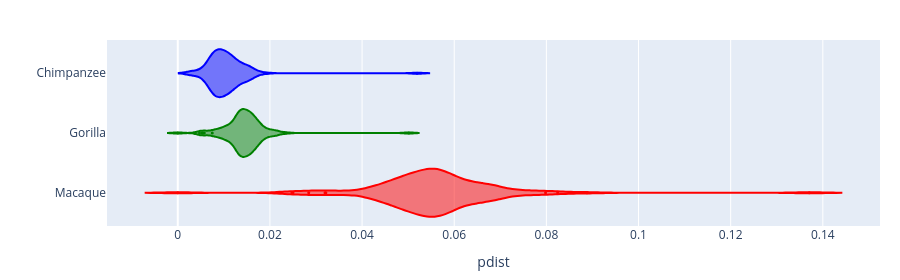

The notebook cell saved with this chart:
### Code cell
import pandas as pd
import plotly.express as px
from rich.progress import track
import pathlib
import cogent3

paths = {
    "human_chimp": pathlib.Path('/home/richard/source/madb_data/thesis_data/human_chimp/ensembl_alignments/'),
    "human_gorilla": pathlib.Path('/home/richard/source/madb_data/thesis_data/human_gorilla/ensembl_alignments/'),
    "human_macaque": pathlib.Path('/home/richard/source/madb_data/thesis_data/human_macaque/ensembl_alignments/')
}

pdists = []

for pair, path in paths.items():
    for fn in track(list(path.glob('*.fa')), description=f"Processing {pair}"):
        aln = cogent3.load_aligned_seqs(fn, moltype='dna')
        pdist = aln.distance_matrix(calc='pdist')
        pdists.append((pair, pdist[0, 1]))

df = pd.DataFrame(pdists, columns=["Pair", "Distance"])

# Rename comparison groups
df["Pair"] = df["Pair"].map({
    "human_chimp": "Chimpanzee",
    "human_gorilla": "Gorilla",
    "human_macaque": "Macaque"
})

# Create violin plot
fig = px.violin(
    df,
    x="Distance",
    y="Pair",
    orientation='h',
    labels={"Distance": "pdist", "Pair": ""},
    color="Pair",
    color_discrete_map={
        "Chimpanzee": "blue",
        "Gorilla": "green",
        "Macaque": "red"
    }
)

fig.update_layout(
    violinmode='overlay',
    yaxis=dict(categoryorder="array", categoryarray=["Macaque", "Gorilla", "Chimpanzee"]),
    margin=dict(l=60, r=20, t=40, b=40),
    height=280
)

fig.update_traces(width=0.8, marker=dict(size=3), showlegend=False)

# Save figure
figures_dir = pathlib.Path("..") / "figures"
figures_dir.mkdir(parents=True, exist_ok=True)
fig.write_image(figures_dir / "pdist_pairs.png")
fig.show()

### Figure 1 — Plotly figure (JSON) as saved in the notebook; plotly's stock layout.template omitted (floating-point values rounded to 4 significant figures)
{"data": [{"alignmentgroup": "True", "box": {"visible": false}, "hovertemplate": "=%{y}<br>pdist=%{x}<extra></extra>", "legendgroup": "Chimpanzee", "marker": {"color": "blue", "size": 3}, "name": "Chimpanzee", "offsetgroup": "Chimpanzee", "orientation": "h", "scalegroup": "True", "showlegend": false, "type": "violin", "width": 0.8, "x": [0.009084, 0.01099, 0.009047, 0.01333, 0.007488, 0.01143, 0.01237, 0.007353, 0.007978, 0.008931, 0.007972, 0.009368, 0.01253, 0.006552, 0.00283, 0.008138, 0.01549, 0.0109, 0.007149, 0.01031, 0.01508, 0.01525, 0.005542, 0.005296, 0.009892, 0.01213, 0.01451, 0.01258, 0.008287, 0.01284, 0.007647, 0.01058, 0.006868, 0.01052, 0.007961, 0.01105, 0.01053, 0.007874, 0.007528, 0.007418, 0.01572, 0.00918, 0.008562, 0.008588, 0.01335, 0.008972, 0.01105, 0.007571, 0.01139, 0.01585, 0.05194, 0.01578, 0.008698, 0.003057, 0.01104, 0.01227, 0.0102, 0.007489, 0.01464, 0.01335, 0.004266, 0.007395, 0.0124, 0.01212, 0.01022, 0.005353, 0.01013, 0.007026, 0.01295, 0.01195, 0.01106, 0.009297, 0.007774, 0.007996, 0.006731, 0.008812, 0.01351, 0.002872, 0.007214, 0.007809, 0.006395, 0.0078, 0.009702, 0.01188, 0.01709, 0.009604, 0.009985, 0.009192, 0.016, 0.009576, 0.01195, 0.00885, 0.01118, 0.008674, 0.009481, 0.01027, 0.01884, 0.01435, 0.00864, 0.01109, 0.01054, 0.007747, 0.008343, 0.0154, 0.01016, 0.009962, 0.01254, 0.01147, 0.01434, 0.01444, 0.009993], "x0": " ", "xaxis": "x", "y": ["Chimpanzee", "Chimpanzee", "Chimpanzee", "Chimpanzee", "Chimpanzee", "Chimpanzee", "Chimpanzee", "Chimpanzee", "Chimpanzee", "Chimpanzee", "Chimpanzee", "Chimpanzee", "Chimpanzee", "Chimpanzee", "Chimpanzee", "Chimpanzee", "Chimpanzee", "Chimpanzee", "Chimpanzee", "Chimpanzee", "Chimpanzee", "Chimpanzee", "Chimpanzee", "Chimpanzee", "Chimpanzee", "Chimpanzee", "Chimpanzee", "Chimpanzee", "Chimpanzee", "Chimpanzee", "Chimpanzee", "Chimpanzee", "Chimpanzee", "Chimpanzee", "Chimpanzee", "Chimpanzee", "Chimpanzee", "Chimpanzee", "Chimpanzee", "Chimpanzee", "Chimpanzee", "Chimpanzee", "Chimpanzee", "Chimpanzee", "Chimpanzee", "Chimpanzee", "Chimpanzee", "Chimpanzee", "Chimpanzee", "Chimpanzee", "Chimpanzee", "Chimpanzee", "Chimpanzee", "Chimpanzee", "Chimpanzee", "Chimpanzee", "Chimpanzee", "Chimpanzee", "Chimpanzee", "Chimpanzee", "Chimpanzee", "Chimpanzee", "Chimpanzee", "Chimpanzee", "Chimpanzee", "Chimpanzee", "Chimpanzee", "Chimpanzee", "Chimpanzee", "Chimpanzee", "Chimpanzee", "Chimpanzee", "Chimpanzee", "Chimpanzee", "Chimpanzee", "Chimpanzee", "Chimpanzee", "Chimpanzee", "Chimpanzee", "Chimpanzee", "Chimpanzee", "Chimpanzee", "Chimpanzee", "Chimpanzee", "Chimpanzee", "Chimpanzee", "Chimpanzee", "Chimpanzee", "Chimpanzee", "Chimpanzee", "Chimpanzee", "Chimpanzee", "Chimpanzee", "Chimpanzee", "Chimpanzee", "Chimpanzee", "Chimpanzee", "Chimpanzee", "Chimpanzee", "Chimpanzee", "Chimpanzee", "Chimpanzee", "Chimpanzee", "Chimpanzee", "Chimpanzee", "Chimpanzee", "Chimpanzee", "Chimpanzee", "Chimpanzee", "Chimpanzee", "Chimpanzee"], "y0": " ", "yaxis": "y"}, {"alignmentgroup": "True", "box": {"visible": false}, "hovertemplate": "=%{y}<br>pdist=%{x}<extra></extra>", "legendgroup": "Gorilla", "marker": {"color": "green", "size": 3}, "name": "Gorilla", "offsetgroup": "Gorilla", "orientation": "h", "scalegroup": "True", "showlegend": false, "type": "violin", "width": 0.8, "x": [0.0145, 0.01465, 0.01663, 0.01636, 0.01067, 0.0154, 0.01472, 0.01498, 0.01004, 0.01317, 0.01627, 0.01183, 0.01428, 0.01354, 0.0149, 0.004717, 0.01166, 0.01351, 0.01877, 0.02102, 0.01764, 0.01339, 0.01791, 0.05015, 0.01671, 0.01084, 0.009928, 0.007488, 0.01971, 0.01494, 0.01501, 0.005495, 0.01409, 0.01388, 0.01329, 0.01755, 0.01474, 0.01286, 0.01057, 0.01334, 0.01889, 0.01681, 0.01099, 0.01334, 0.01229, 0.01228, 0.02092, 0.01354, 0.01291, 0.0103, 0.0155, 0.01519, 0.0, 0.01544, 0.005762, 0.01293, 0.01284, 0.01048, 0.01518, 0.009206, 0.0173, 0.008585, 0.008571, 0.01308, 0.01621, 0.01491, 0.01682, 0.007692, 0.01368, 0.01364, 0.01574, 0.0149, 0.01367, 0.01464, 0.005273, 0.01113, 0.01323, 0.008243, 0.014, 0.01649, 0.02076, 0.01641, 0.01676, 0.01272, 0.01404, 0.01562, 0.0116, 0.01299, 0.01553, 0.01703, 0.01583, 0.02334, 0.01712, 0.01448, 0.01563, 0.01419, 0.01603, 0.01808, 0.01888, 0.01297, 0.01322, 0.01607, 0.01681, 0.01344, 0.01384, 0.01363, 0.02132, 0.01868, 0.01552, 0.01734, 0.01537], "x0": " ", "xaxis": "x", "y": ["Gorilla", "Gorilla", "Gorilla", "Gorilla", "Gorilla", "Gorilla", "Gorilla", "Gorilla", "Gorilla", "Gorilla", "Gorilla", "Gorilla", "Gorilla", "Gorilla", "Gorilla", "Gorilla", "Gorilla", "Gorilla", "Gorilla", "Gorilla", "Gorilla", "Gorilla", "Gorilla", "Gorilla", "Gorilla", "Gorilla", "Gorilla", "Gorilla", "Gorilla", "Gorilla", "Gorilla", "Gorilla", "Gorilla", "Gorilla", "Gorilla", "Gorilla", "Gorilla", "Gorilla", "Gorilla", "Gorilla", "Gorilla", "Gorilla", "Gorilla", "Gorilla", "Gorilla", "Gorilla", "Gorilla", "Gorilla", "Gorilla", "Gorilla", "Gorilla", "Gorilla", "Gorilla", "Gorilla", "Gorilla", "Gorilla", "Gorilla", "Gorilla", "Gorilla", "Gorilla", "Gorilla", "Gorilla", "Gorilla", "Gorilla", "Gorilla", "Gorilla", "Gorilla", "Gorilla", "Gorilla", "Gorilla", "Gorilla", "Gorilla", "Gorilla", "Gorilla", "Gorilla", "Gorilla", "Gorilla", "Gorilla", "Gorilla", "Gorilla", "Gorilla", "Gorilla", "Gorilla", "Gorilla", "Gorilla", "Gorilla", "Gorilla", "Gorilla", "Gorilla", "Gorilla", "Gorilla", "Gorilla", "Gorilla", "Gorilla", "Gorilla", "Gorilla", "Gorilla", "Gorilla", "Gorilla", "Gorilla", "Gorilla", "Gorilla", "Gorilla", "Gorilla", "Gorilla", "Gorilla", "Gorilla", "Gorilla", "Gorilla", "Gorilla", "Gorilla"], "y0": " ", "yaxis": "y"}, {"alignmentgroup": "True", "box": {"visible": false}, "hovertemplate": "=%{y}<br>pdist=%{x}<extra></extra>", "legendgroup": "Macaque", "marker": {"color": "red", "size": 3}, "name": "Macaque", "offsetgroup": "Macaque", "orientation": "h", "scalegroup": "True", "showlegend": false, "type": "violin", "width": 0.8, "x": [0.0888, 0.04152, 0.04325, 0.05462, 0.0444, 0.0482, 0.04967, 0.05039, 0.05839, 0.0619, 0.05387, 0.02478, 0.06183, 0.04998, 0.05064, 0.05339, 0.03196, 0.05868, 0.06867, 0.04661, 0.04993, 0.05734, 0.04876, 0.07604, 0.05648, 0.07098, 0.05804, 0.06364, 0.0637, 0.06396, 0.06704, 0.051, 0.05526, 0.03698, 0.0616, 0.05031, 0.06845, 0.04419, 0.06647, 0.04884, 0.0516, 0.06316, 0.03297, 0.0474, 0.07785, 0.05541, 0.04568, 0.06622, 0.05496, 0.137, 0.05366, 0.08245, 0.0, 0.04602, 0.06824, 0.057, 0.06515, 0.04915, 0.05443, 0.02842, 0.04207, 0.04994, 0.03214, 0.044, 0.05773, 0.05588, 0.06731, 0.04176, 0.04729, 0.05825, 0.0587, 0.05617, 0.05345, 0.02501, 0.05102, 0.06924, 0.04589, 0.05523, 0.04694, 0.05679, 0.05394, 0.05746, 0.04982, 0.05877, 0.05127, 0.06015, 0.05909, 0.05443, 0.06385, 0.05906, 0.05449, 0.07982, 0.05758, 0.05577, 0.05516, 0.05355, 0.05695, 0.05084, 0.06832, 0.05657, 0.05012, 0.07421, 0.05228, 0.0555, 0.05847, 0.05588, 0.05373, 0.06707, 0.05781, 0.0629, 0.05646], "x0": " ", "xaxis": "x", "y": ["Macaque", "Macaque", "Macaque", "Macaque", "Macaque", "Macaque", "Macaque", "Macaque", "Macaque", "Macaque", "Macaque", "Macaque", "Macaque", "Macaque", "Macaque", "Macaque", "Macaque", "Macaque", "Macaque", "Macaque", "Macaque", "Macaque", "Macaque", "Macaque", "Macaque", "Macaque", "Macaque", "Macaque", "Macaque", "Macaque", "Macaque", "Macaque", "Macaque", "Macaque", "Macaque", "Macaque", "Macaque", "Macaque", "Macaque", "Macaque", "Macaque", "Macaque", "Macaque", "Macaque", "Macaque", "Macaque", "Macaque", "Macaque", "Macaque", "Macaque", "Macaque", "Macaque", "Macaque", "Macaque", "Macaque", "Macaque", "Macaque", "Macaque", "Macaque", "Macaque", "Macaque", "Macaque", "Macaque", "Macaque", "Macaque", "Macaque", "Macaque", "Macaque", "Macaque", "Macaque", "Macaque", "Macaque", "Macaque", "Macaque", "Macaque", "Macaque", "Macaque", "Macaque", "Macaque", "Macaque", "Macaque", "Macaque", "Macaque", "Macaque", "Macaque", "Macaque", "Macaque", "Macaque", "Macaque", "Macaque", "Macaque", "Macaque", "Macaque", "Macaque", "Macaque", "Macaque", "Macaque", "Macaque", "Macaque", "Macaque", "Macaque", "Macaque", "Macaque", "Macaque", "Macaque", "Macaque", "Macaque", "Macaque", "Macaque", "Macaque", "Macaque"], "y0": " ", "yaxis": "y"}], "layout": {"height": 280, "legend": {"title": {"text": ""}, "tracegroupgap": 0}, "margin": {"b": 40, "l": 60, "r": 20, "t": 40}, "violinmode": "overlay", "xaxis": {"anchor": "y", "domain": [0, 1], "title": {"text": "pdist"}}, "yaxis": {"anchor": "x", "categoryarray": ["Macaque", "Gorilla", "Chimpanzee"], "categoryorder": "array", "domain": [0, 1], "title": {"text": ""}}}}
